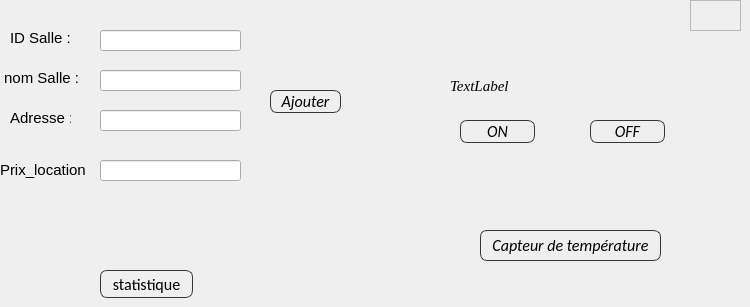
     <widget class="QWidget" name="Ajouter_Salle">
      <attribute name="title">
       <string>Ajouter Salle</string>
      </attribute>
      <widget class="QLineEdit" name="le_id">
       <property name="geometry">
        <rect>
         <x>100</x>
         <y>30</y>
         <width>141</width>
         <height>21</height>
        </rect>
       </property>
       <property name="font">
        <font>
         <family>Times New Roman</family>
         <pointsize>11</pointsize>
         <weight>9</weight>
         <italic>true</italic>
         <bold>false</bold>
        </font>
       </property>
       <property name="text">
        <string/>
       </property>
      </widget>
      <widget class="QLineEdit" name="le_adresse">
       <property name="geometry">
        <rect>
         <x>100</x>
         <y>110</y>
         <width>141</width>
         <height>21</height>
        </rect>
       </property>
       <property name="font">
        <font>
         <family>Times New Roman</family>
         <pointsize>11</pointsize>
         <weight>9</weight>
         <italic>true</italic>
         <bold>false</bold>
        </font>
       </property>
      </widget>
      <widget class="QLineEdit" name="le_prix">
       <property name="geometry">
        <rect>
         <x>100</x>
         <y>160</y>
         <width>141</width>
         <height>21</height>
        </rect>
       </property>
       <property name="font">
        <font>
         <family>Times New Roman</family>
         <pointsize>11</pointsize>
         <weight>9</weight>
         <italic>true</italic>
         <bold>false</bold>
        </font>
       </property>
      </widget>
      <widget class="QLineEdit" name="le_nom">
       <property name="geometry">
        <rect>
         <x>100</x>
         <y>70</y>
         <width>141</width>
         <height>21</height>
        </rect>
       </property>
       <property name="font">
        <font>
         <family>Times New Roman</family>
         <pointsize>11</pointsize>
         <weight>9</weight>
         <italic>true</italic>
         <bold>false</bold>
        </font>
       </property>
      </widget>
      <widget class="QLabel" name="label">
       <property name="geometry">
        <rect>
         <x>10</x>
         <y>30</y>
         <width>61</width>
         <height>16</height>
        </rect>
       </property>
       <property name="font">
        <font>
         <family>MS Shell Dlg 2</family>
         <pointsize>11</pointsize>
         <weight>9</weight>
         <italic>false</italic>
         <bold>false</bold>
        </font>
       </property>
       <property name="styleSheet">
        <string notr="true">font: 75 11pt &quot;MS Shell Dlg 2&quot;;
color: rgb(0, 0, 0);</string>
       </property>
       <property name="text">
        <string>ID Salle :</string>
       </property>
      </widget>
      <widget class="QLabel" name="label_2">
       <property name="geometry">
        <rect>
         <x>0</x>
         <y>70</y>
         <width>81</width>
         <height>16</height>
        </rect>
       </property>
       <property name="font">
        <font>
         <family>MS Shell Dlg 2</family>
         <pointsize>11</pointsize>
         <weight>9</weight>
         <italic>false</italic>
         <bold>false</bold>
        </font>
       </property>
       <property name="styleSheet">
        <string notr="true">font: 75 11pt &quot;MS Shell Dlg 2&quot;;
color: rgb(0, 0, 0);</string>
       </property>
       <property name="text">
        <string> nom Salle :</string>
       </property>
      </widget>
      <widget class="QLabel" name="label_3">
       <property name="geometry">
        <rect>
         <x>10</x>
         <y>110</y>
         <width>61</width>
         <height>16</height>
        </rect>
       </property>
       <property name="font">
        <font>
         <family>MS Shell Dlg 2</family>
         <pointsize>11</pointsize>
         <weight>9</weight>
         <italic>false</italic>
         <bold>false</bold>
        </font>
       </property>
       <property name="styleSheet">
        <string notr="true">font: 75 11pt &quot;MS Shell Dlg 2&quot;;
color: rgb(0, 0, 0);</string>
       </property>
       <property name="text">
        <string>Adresse :</string>
       </property>
      </widget>
      <widget class="QLabel" name="label_4">
       <property name="geometry">
        <rect>
         <x>0</x>
         <y>160</y>
         <width>91</width>
         <height>20</height>
        </rect>
       </property>
       <property name="font">
        <font>
         <family>MS Shell Dlg 2</family>
         <pointsize>11</pointsize>
         <weight>9</weight>
         <italic>false</italic>
         <bold>false</bold>
        </font>
       </property>
       <property name="styleSheet">
        <string notr="true">font: 75 11pt &quot;MS Shell Dlg 2&quot;;
color: rgb(0, 0, 0);</string>
       </property>
       <property name="text">
        <string>Prix_location :</string>
       </property>
      </widget>
      <widget class="QPushButton" name="Ok_Ajoutsalle">
       <property name="geometry">
        <rect>
         <x>270</x>
         <y>90</y>
         <width>71</width>
         <height>23</height>
        </rect>
       </property>
       <property name="font">
        <font>
         <family>Calibri</family>
         <pointsize>-1</pointsize>
         <weight>9</weight>
         <italic>true</italic>
         <bold>false</bold>
        </font>
       </property>
       <property name="styleSheet">
        <string notr="true">QPushButton
{
	background: transparent;
	border-style:solid;
	border-radius:7px;
	border-width:1px;
border-color: rgb(50, 53, 57);
	color:rgb(0,0,0);
	font-size:16px;
font-family:Calibri;
}

QPushButton:hover
{
	background-color: #00000000;
	border-color: rgb(30, 227, 0);
	/*color:rgb(30, 227, 0);*/
}

QPushButton:focus
{
	background-color:  rgb(30, 227, 0);
	border-color: rgba(30, 227, 0,0);
	color:rgb(255, 255, 255);
}</string>
       </property>
       <property name="text">
        <string>Ajouter</string>
       </property>
      </widget>
      <widget class="QFrame" name="heart">
       <property name="geometry">
        <rect>
         <x>690</x>
         <y>0</y>
         <width>51</width>
         <height>31</height>
        </rect>
       </property>
       <property name="font">
        <font>
         <family>Times New Roman</family>
         <pointsize>11</pointsize>
         <weight>9</weight>
         <italic>true</italic>
         <bold>false</bold>
        </font>
       </property>
       <property name="styleSheet">
        <string notr="true">image: url(:/Downloads/83568076_189078935505313_7750739707968880640_n.png);</string>
       </property>
       <property name="frameShape">
        <enum>QFrame::StyledPanel</enum>
       </property>
       <property name="frameShadow">
        <enum>QFrame::Raised</enum>
       </property>
      </widget>
      <widget class="QPushButton" name="pushButton_6">
       <property name="geometry">
        <rect>
         <x>590</x>
         <y>120</y>
         <width>75</width>
         <height>23</height>
        </rect>
       </property>
       <property name="font">
        <font>
         <family>Calibri</family>
         <pointsize>-1</pointsize>
         <weight>9</weight>
         <italic>true</italic>
         <bold>false</bold>
        </font>
       </property>
       <property name="styleSheet">
        <string notr="true">QPushButton
{
	background: transparent;
	border-style:solid;
	border-radius:7px;
	border-width:1px;
border-color: rgb(50, 53, 57);
	color:rgb(0,0,0);
	font-size:16px;
font-family:Calibri;
}

QPushButton:hover
{
	background-color: #00000000;
	border-color: rgb(30, 227, 0);
	/*color:rgb(30, 227, 0);*/
}

QPushButton:focus
{
	background-color:  rgb(30, 227, 0);
	border-color: rgba(30, 227, 0,0);
	color:rgb(255, 255, 255);
}</string>
       </property>
       <property name="text">
        <string>OFF</string>
       </property>
      </widget>
      <widget class="QPushButton" name="pushButton_7">
       <property name="geometry">
        <rect>
         <x>460</x>
         <y>120</y>
         <width>75</width>
         <height>23</height>
        </rect>
       </property>
       <property name="font">
        <font>
         <family>Calibri</family>
         <pointsize>-1</pointsize>
         <weight>9</weight>
         <italic>true</italic>
         <bold>false</bold>
        </font>
       </property>
       <property name="styleSheet">
        <string notr="true">QPushButton
{
	background: transparent;
	border-style:solid;
	border-radius:7px;
	border-width:1px;
border-color: rgb(50, 53, 57);
	color:rgb(0,0,0);
	font-size:16px;
font-family:Calibri;
}

QPushButton:hover
{
	background-color: #00000000;
	border-color: rgb(30, 227, 0);
	/*color:rgb(30, 227, 0);*/
}

QPushButton:focus
{
	background-color:  rgb(30, 227, 0);
	border-color: rgba(30, 227, 0,0);
	color:rgb(255, 255, 255);
}</string>
       </property>
       <property name="text">
        <string>ON</string>
       </property>
      </widget>
      <widget class="QLabel" name="label_6">
       <property name="geometry">
        <rect>
         <x>450</x>
         <y>76</y>
         <width>221</width>
         <height>20</height>
        </rect>
       </property>
       <property name="font">
        <font>
         <family>Times New Roman</family>
         <pointsize>11</pointsize>
         <weight>9</weight>
         <italic>true</italic>
         <bold>false</bold>
        </font>
       </property>
       <property name="text">
        <string>TextLabel</string>
       </property>
      </widget>
      <widget class="QPushButton" name="captemp">
       <property name="geometry">
        <rect>
         <x>480</x>
         <y>230</y>
         <width>181</width>
         <height>31</height>
        </rect>
       </property>
       <property name="font">
        <font>
         <family>Calibri</family>
         <pointsize>-1</pointsize>
         <weight>9</weight>
         <italic>true</italic>
         <bold>false</bold>
        </font>
       </property>
       <property name="styleSheet">
        <string notr="true">QPushButton
{
	background: transparent;
	border-style:solid;
	border-radius:7px;
	border-width:1px;
border-color: rgb(50, 53, 57);
	color:rgb(0,0,0);
	font-size:16px;
font-family:Calibri;
}

QPushButton:hover
{
	background-color: #00000000;
	border-color: rgb(30, 227, 0);
	/*color:rgb(30, 227, 0);*/
}

QPushButton:focus
{
	background-color:  rgb(30, 227, 0);
	border-color: rgba(30, 227, 0,0);
	color:rgb(255, 255, 255);
}</string>
       </property>
       <property name="text">
        <string>Capteur de température</string>
       </property>
      </widget>
      <widget class="QPushButton" name="pushButton_2">
       <property name="geometry">
        <rect>
         <x>100</x>
         <y>270</y>
         <width>93</width>
         <height>28</height>
        </rect>
       </property>
       <property name="styleSheet">
        <string notr="true">QPushButton
{
	background: transparent;
	border-style:solid;
	border-radius:7px;
	border-width:1px;
border-color: rgb(50, 53, 57);
	color:rgb(0,0,0);
	font-size:16px;
font-family:Calibri;
}

QPushButton:hover
{
	background-color: #00000000;
	border-color: rgb(30, 227, 0);
	/*color:rgb(30, 227, 0);*/
}

QPushButton:focus
{
	background-color:  rgb(30, 227, 0);
	border-color: rgba(30, 227, 0,0);
	color:rgb(255, 255, 255);
}</string>
       </property>
       <property name="text">
        <string>statistique</string>
       </property>
      </widget>
     </widget>
